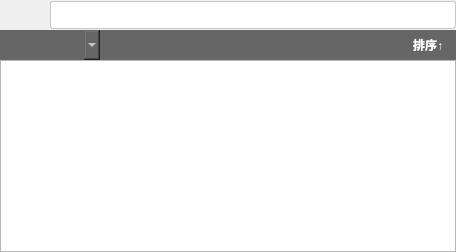
    <widget class="QGroupBox" name="groupBox">
     <property name="sizePolicy">
      <sizepolicy hsizetype="Preferred" vsizetype="Preferred">
       <horstretch>0</horstretch>
       <verstretch>0</verstretch>
      </sizepolicy>
     </property>
     <property name="styleSheet">
      <string notr="true">QGroupBox{
border:0;
/* border-right:1px solid rgb(200, 200, 200);*/
}</string>
     </property>
     <property name="title">
      <string/>
     </property>
     <layout class="QGridLayout" name="gridLayout">
      <property name="leftMargin">
       <number>0</number>
      </property>
      <property name="topMargin">
       <number>0</number>
      </property>
      <property name="rightMargin">
       <number>0</number>
      </property>
      <property name="bottomMargin">
       <number>0</number>
      </property>
      <property name="spacing">
       <number>0</number>
      </property>
      <item row="1" column="4" colspan="2">
       <widget class="QPushButton" name="sortBtn">
        <property name="sizePolicy">
         <sizepolicy hsizetype="Preferred" vsizetype="Preferred">
          <horstretch>0</horstretch>
          <verstretch>0</verstretch>
         </sizepolicy>
        </property>
        <property name="minimumSize">
         <size>
          <width>10</width>
          <height>30</height>
         </size>
        </property>
        <property name="font">
         <font>
          <weight>75</weight>
          <bold>true</bold>
         </font>
        </property>
        <property name="cursor">
         <cursorShape>PointingHandCursor</cursorShape>
        </property>
        <property name="styleSheet">
         <string notr="true">QPushButton:hover{
background-color: rgb(85, 170, 255);
color:white;
border: none;
}
QPushButton{
border: none;
background-color: rgb(102, 102, 102);
color: rgb(255, 255, 255);
}
QPushButton:pressed{
padding-top:3px;
padding-left:2px;
color:white;
}</string>
        </property>
        <property name="text">
         <string>排序↑</string>
        </property>
        <property name="checkable">
         <bool>true</bool>
        </property>
       </widget>
      </item>
      <item row="0" column="0">
       <widget class="QPushButton" name="filterBtn">
        <property name="sizePolicy">
         <sizepolicy hsizetype="Preferred" vsizetype="Preferred">
          <horstretch>0</horstretch>
          <verstretch>0</verstretch>
         </sizepolicy>
        </property>
        <property name="minimumSize">
         <size>
          <width>23</width>
          <height>23</height>
         </size>
        </property>
        <property name="maximumSize">
         <size>
          <width>50</width>
          <height>30</height>
         </size>
        </property>
        <property name="cursor">
         <cursorShape>PointingHandCursor</cursorShape>
        </property>
        <property name="styleSheet">
         <string notr="true">QPushButton:hover{
background-color: rgb(85, 170, 255);
border: none;
color:white;
}
QPushButton{
border: none;
width:70px;
height:30px;
image: url(:/resource/u1640.png);
}
QPushButton:pressed{
padding:0.2em;
color:white;
}
</string>
        </property>
        <property name="text">
         <string/>
        </property>
       </widget>
      </item>
      <item row="0" column="1" colspan="3">
       <widget class="QLineEdit" name="lineEdit">
        <property name="sizePolicy">
         <sizepolicy hsizetype="Expanding" vsizetype="Preferred">
          <horstretch>0</horstretch>
          <verstretch>0</verstretch>
         </sizepolicy>
        </property>
        <property name="minimumSize">
         <size>
          <width>0</width>
          <height>21</height>
         </size>
        </property>
        <property name="maximumSize">
         <size>
          <width>16777215</width>
          <height>28</height>
         </size>
        </property>
        <property name="styleSheet">
         <string notr="true">border:1px solid rgb(200, 200, 200);
border-top-left-radius: 3px;
border-bottom-left-radius: 3px;
border-right:0;</string>
        </property>
       </widget>
      </item>
      <item row="0" column="5">
       <widget class="QPushButton" name="searchButton">
        <property name="sizePolicy">
         <sizepolicy hsizetype="Preferred" vsizetype="Preferred">
          <horstretch>0</horstretch>
          <verstretch>0</verstretch>
         </sizepolicy>
        </property>
        <property name="minimumSize">
         <size>
          <width>23</width>
          <height>23</height>
         </size>
        </property>
        <property name="maximumSize">
         <size>
          <width>28</width>
          <height>28</height>
         </size>
        </property>
        <property name="cursor">
         <cursorShape>PointingHandCursor</cursorShape>
        </property>
        <property name="styleSheet">
         <string notr="true">QPushButton:hover{
background-color: transparent;
}
QPushButton{
background-color: white;
border: none;
border:1px solid rgb(200, 200, 200);
border-top-right-radius: 3px;
border-bottom-right-radius: 3px;
border-left:0;
width:70px;
height:30px;
image: url(:/resource/u1643.png);
}
QPushButton:pressed{
padding:0.2em;
color:white;
}</string>
        </property>
        <property name="text">
         <string/>
        </property>
       </widget>
      </item>
      <item row="0" column="4">
       <widget class="QPushButton" name="clearBtn">
        <property name="sizePolicy">
         <sizepolicy hsizetype="Preferred" vsizetype="Preferred">
          <horstretch>0</horstretch>
          <verstretch>0</verstretch>
         </sizepolicy>
        </property>
        <property name="minimumSize">
         <size>
          <width>21</width>
          <height>21</height>
         </size>
        </property>
        <property name="maximumSize">
         <size>
          <width>28</width>
          <height>28</height>
         </size>
        </property>
        <property name="cursor">
         <cursorShape>PointingHandCursor</cursorShape>
        </property>
        <property name="styleSheet">
         <string notr="true">QPushButton:hover{
background-color: transparent;
}
QPushButton{
background-color: white;
border: none;
border:1px solid rgb(200, 200, 200);
border-left:0;
border-right:0;
width:70px;
height:30px;
image: url(:/resource/u1645.png);
}
QPushButton:pressed{
padding:0.2em;
color:rgb(85, 170, 255);
}
</string>
        </property>
        <property name="text">
         <string/>
        </property>
       </widget>
      </item>
      <item row="1" column="2" colspan="2">
       <widget class="QLabel" name="MarkTitle_2">
        <property name="minimumSize">
         <size>
          <width>300</width>
          <height>30</height>
         </size>
        </property>
        <property name="maximumSize">
         <size>
          <width>16777215</width>
          <height>30</height>
         </size>
        </property>
        <property name="font">
         <font>
          <pointsize>11</pointsize>
          <weight>75</weight>
          <bold>true</bold>
         </font>
        </property>
        <property name="styleSheet">
         <string notr="true">background-color: rgb(102, 102, 102);
color: rgb(255, 255, 255);
padding-left:1.5em;
padding-top:0.6em;
padding-bottom:0.6em;
border:0;</string>
        </property>
        <property name="text">
         <string/>
        </property>
       </widget>
      </item>
      <item row="2" column="0" colspan="6">
       <widget class="QListView" name="file_listView">
        <property name="styleSheet">
         <string notr="true"/>
        </property>
        <property name="editTriggers">
         <set>QAbstractItemView::DoubleClicked|QAbstractItemView::EditKeyPressed</set>
        </property>
        <property name="movement">
         <enum>QListView::Static</enum>
        </property>
       </widget>
      </item>
      <item row="1" column="0" colspan="2">
       <widget class="QComboBox" name="typeComboBox">
        <property name="sizePolicy">
         <sizepolicy hsizetype="Preferred" vsizetype="Preferred">
          <horstretch>0</horstretch>
          <verstretch>0</verstretch>
         </sizepolicy>
        </property>
        <property name="minimumSize">
         <size>
          <width>100</width>
          <height>30</height>
         </size>
        </property>
        <property name="font">
         <font>
          <pointsize>10</pointsize>
          <weight>50</weight>
          <italic>false</italic>
          <bold>false</bold>
         </font>
        </property>
        <property name="styleSheet">
         <string notr="true">QComboBox {
background-color: rgb(102, 102, 102);
color: white;
border:0;
font: 10pt;
padding-left:0.5em;
}
/*
QComboBox:editable {
    background: white;
	padding:0.5em;
}
*/
QComboBox:on { /* shift the text when the popup opens */
    padding-top: 0.2em;
    padding-left: 0.7em;
}
QAbstractItemView::item {
	padding:0.5em;
	color: black;
}

/*
QComboBox::drop-down {
    subcontrol-origin: padding;
    subcontrol-position: top right;
    width: 15px;

    border-left-width: 1px;
    border-left-color: darkgray;
    border-left-style: solid; /* just a single line */
    /*border-top-right-radius: 3px; /* same radius as the QComboBox 
    border-bottom-right-radius: 3px;
}
*/

</string>
        </property>
        <property name="sizeAdjustPolicy">
         <enum>QComboBox::AdjustToMinimumContentsLength</enum>
        </property>
       </widget>
      </item>
     </layout>
    </widget>
